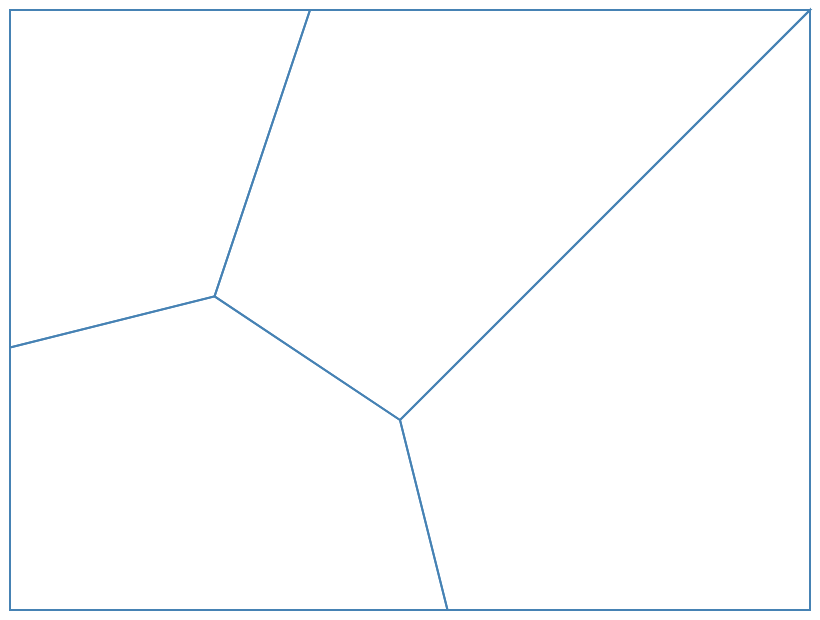

Write the Vega-Lite specification saved for this chart.
### Vega specification from a JSON file in a GitHub repository (floating-point values rounded to 4 significant figures)
{"$schema": "https://vega.github.io/schema/vega/v6.json", "width": 400, "height": 300, "padding": 5, "autosize": "none", "data": [{"name": "table", "values": [{"x": 50, "y": 50}, {"x": 200, "y": 100}, {"x": 300, "y": 200}, {"x": 100, "y": 250}], "transform": [{"type": "voronoi", "x": "x", "y": "y", "size": [{"signal": "width"}, {"signal": "height"}]}]}], "marks": [{"type": "path", "from": {"data": "table"}, "encode": {"update": {"path": {"field": "path"}, "stroke": {"value": "steelblue"}, "strokeWidth": {"value": 1}, "fill": {"value": null}}}}]}
